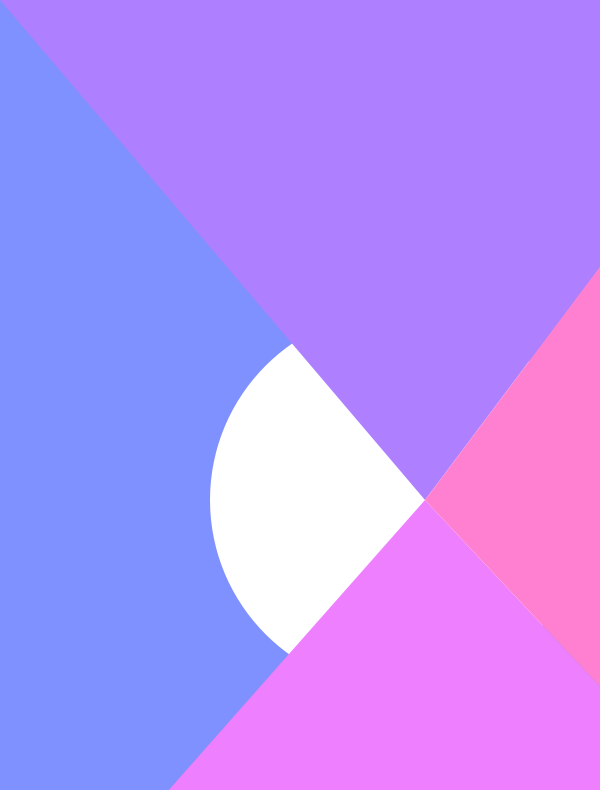
Frame 1 (no input)
Frame 60 (the mouse pressed at the canvas centre just before this capture): identical to frame 1, image omitted
Frame 120 (the mouse held since frame 60 and released just before this capture): identical to frame 1, image omitted

The Processing sketch that drew this single still picture (run headless with seeded random() and noise(); from frame 60 on, the mouse is pressed at the canvas centre):

// Processing sketch: av1_2chamada_questao2
// ── av1_2chamada_questao2.pde
int cor1, cor2, cor3, cor4;

void setup() {
  size(600, 790);
  noStroke();

  colorMode(HSB, 360, 100, 100);

  cor1 = int(random(0, 360));
  cor2 = ((cor1 + 30) % 360);
  cor3 = ((cor2 + 30) % 360);
  cor4 = ((cor3 + 30) % 360);
}

void draw() {
  background(cor1, 50, 100);

  fill(0, 0, 100);
  ellipse(400, 500, 380, 380);

  fill(cor2, 50, 100);
  triangle(0, 0, 425, 500, 800, 0);

  fill(cor3, 50, 100);
  triangle(160, 800, 425, 500, 800, 900);

  fill(cor4, 50, 100);
  triangle(800, 0, 425, 500, 800, 900);
}
